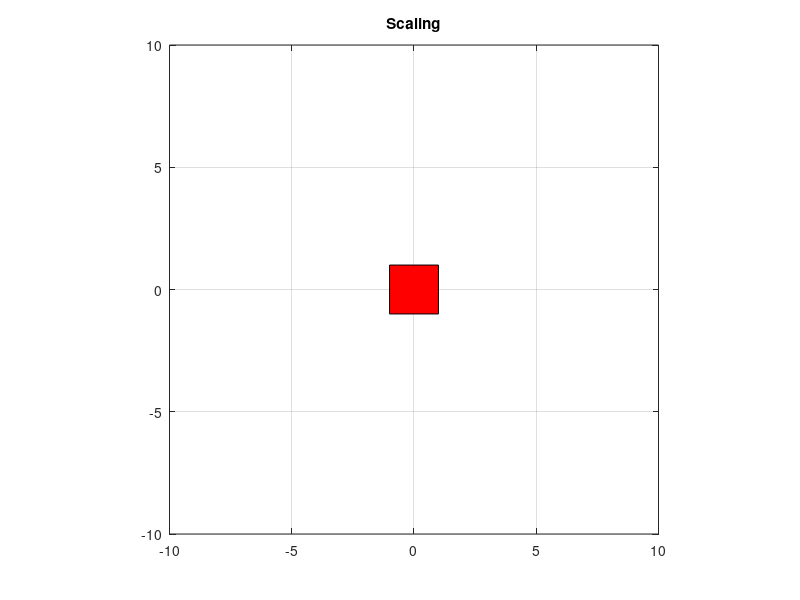

Reproduce this figure in MATLAB. (Note: this script raises an error after producing the figure.)
% Biweekly 3 Question 2
% Authors: Leonard Chan, John Maloney

clc; % Clear command line
clear; % Clears all variables from the workspace

%% Create 2D Shape

hold off; % Clear plot before each plot command

% The following lines initialize vectors containing the vertices of a
% 2 by 2 square centered at 0,0 and then display the square
x_vertices = [-1, -1, 1, 1]; % The x coordinates of the square's vertices 
y_vertices = [-1, 1, 1, -1]; % The y coordinates of the square's vertices

fill(x_vertices, y_vertices,'r'); % Display a red square on the plot

grid on; % Display gridlines
axis([-10, 10, -10, 10]); % Set axis limits
axis square; % Forces the plot to display axes of equal length
title('2D Animation Demo'); % Display a title message

pause(1); % Wait 1 second without doing anything to the square

%% Translation

% This loop moves the square in a circle of radius 1 centered at (-1,0)
% It iterates 100 times using an angle t between 0 and 2 pi as the loop
% variable
for t = pi/100:2*pi/100:2*pi
    % Calculate the new center of the square using the parametric equations
    % of the circle
    x_translation = cos(t) - 1; % The x coordinate of the center
    y_translation = sin(t); % The y coordinate of the center
    
    % Calculate the new x and y vertex positions by adding the coordinates
    % of the center
    x_vertices_new = x_vertices + x_translation; % New x position of the vertices
    y_vertices_new = y_vertices + y_translation; % New y position of the vertices
    
    fill(x_vertices_new, y_vertices_new,'r'); % Draw the translated square
    
    axis([-10, 10, -10, 10]); % Set axis limits
    axis square; % Forces the plot to display axes of equal length
    grid on; % Displays gridlines
    title('Translating'); % Displays the title
    
    drawnow; % Forces matlab to display the plot
    pause(.01); % Wait breifly before executing the next iteration
end

%% Scaling

% This loop scales the square by a factor that varies between 1 and 2
% The scale factor is determined by a sin function
% The loop iterates 100 times using a value between 0 and pi as the loop
% variable
for t = pi/100:pi/100:pi
    scale_factor = sin(t) + 1; % Calculate the scaling factor
    
    % Calculate the new vertex positions determined by multiplying the 
    % original vertex positions by the scale factor
    x_vertices_new = scale_factor*x_vertices; % Scaled x vertices
    y_vertices_new = scale_factor*y_vertices; % Scaled y vertices
    
    % Display the scaled square in red
    fill(x_vertices_new, y_vertices_new,'r');
    
    grid on; % Display gridlines
    axis([-10, 10, -10, 10]); % Set axis
    axis square; % Forces the plot to display axes of equal length
    title('Scaling'); % Display the title
    
    drawnow; % Forces matlab to draw the plot
    pause(.01); % Waits breifly before executing the next iteration
end

%% Rotation
syms theta % A symbolic variable representing the angle to rotate by

% Initialize the rotation matrix using the 
rot_matrix = [  cos(theta),-sin(theta); ...
                sin(theta), cos(theta);];
            
% Initialize a symbolic function to allow multiplication by the rotation
% matrix using a simple function call
rot = symfun(rot_matrix, theta);

% This loop rotates the square through one full rotation. It executes 100
% times using a loop variable i that goes from 0 to 2 pi
for i = 2*pi/100:2*pi/100:2*pi
    % Declare empty vectors to contain the new vertices of the square
    x_vertices_new = zeros(1,4); % New x vertex positions
    y_vertices_new = zeros(1,4); % New y vertex positions
    
    % This loops calculates each vertex by multiplying the rotation matrix 
    % by each a column vector for each xy pair 
    for j = 1:length(x_vertices)
        % Rotate the vertex about the center by an angle i
        xy_prime = rot(i)*[x_vertices(j); ...
                           y_vertices(j)];
                       
        x_vertices_new(j) = xy_prime(1); % New x vertex position
        y_vertices_new(j) = xy_prime(2); % New y vertex position
    end
    
    % Display the rotated square
    fill(x_vertices_new, y_vertices_new, 'r');
    
    grid on; % Display gridlines
    axis([-10, 10, -10, 10]); % Sets the axis limits
    axis square; % Forces the plot to display axes of equal length 
    title('Rotating'); % Display the title;
    
    drawnow; % Forces matlab to display the plot
    pause(.01); % Wait breifly before executing the next iteration
end

%% All together now!

for i = 2*pi/100:2*pi/100:2*pi
    x_vertices_new = zeros(1,4); % New x vertex positions
    y_vertices_new = zeros(1,4); % New y vertex positions
    
    % This loops calculates each vertex by multiplying the rotation matrix 
    % by each a column vector for each xy pair 
    for j = 1:length(x_vertices)
        % Rotate the vertex about the center by an angle i
        xy_prime = rot(i)*[x_vertices(j); ...
                           y_vertices(j)];
                       
        x_vertices_new(j) = xy_prime(1); % New x vertex position
        y_vertices_new(j) = xy_prime(2); % New y vertex position
    end
    
    % Calculate the new scaling factor using the loop variable. The scaling
    % factor varies from 1 to 2
    scale_factor = sin(i/2) + 1;
    
    % Scale by multiplying the vertex vectors by the scale factor
    x_vertices_new = scale_factor*x_vertices_new; % New scaled x vertices
    y_vertices_new = scale_factor*y_vertices_new; % New scaled y vertices
    
    % Translate the circle around a circle of radius 3 centered at (-3,0)
    center_x = 3*(cos(i) - 1); % New x position of the center of the square
    center_y = 3*sin(i); % New y position of the center of the square
    
    % Move the center of the square to the coordinates of the center
    x_vertices_new = x_vertices_new + center_x; % The translated x value
    y_vertices_new = y_vertices_new + center_y; % The translated y value
    
    % Change the color as the square moves. The color cycles sinusoidally
    % from red to purple to blue to green to yellow. Why? I dunno because
    % why not
    color = [1-sin(i/2), .5-.5*cos(i/2), sin(i/2)];
    
    % Display the colored, scaled, translated, rotated square
    fill(x_vertices_new, y_vertices_new, color);
    
    grid on; % Show gridlines
    axis([-10 10 -10 10]); % Set the axis limits
    axis square; % Forces the plot to display axes of equal length
    title('All together now!'); % Display a title
    
    drawnow; % Force matlab to draw the plot
    pause(.01); % Pause breifly before executing the next iteration
end

%% The End
title('That''s all folks'); % The end
pause(3); % Wait 3 seconds
close; % Close the plot